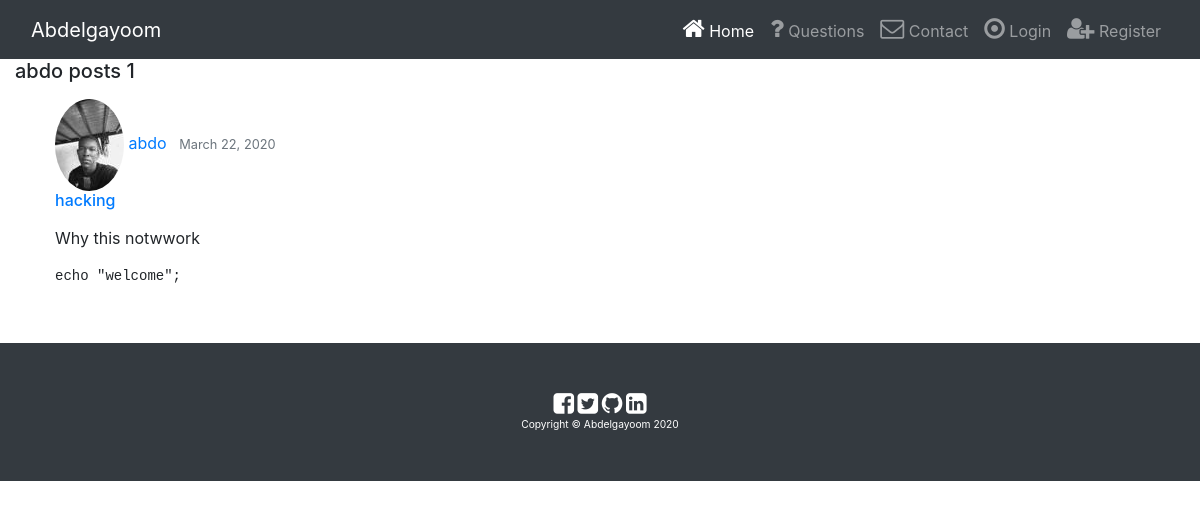
Page /user_post/abdo/ on the earlier database version.
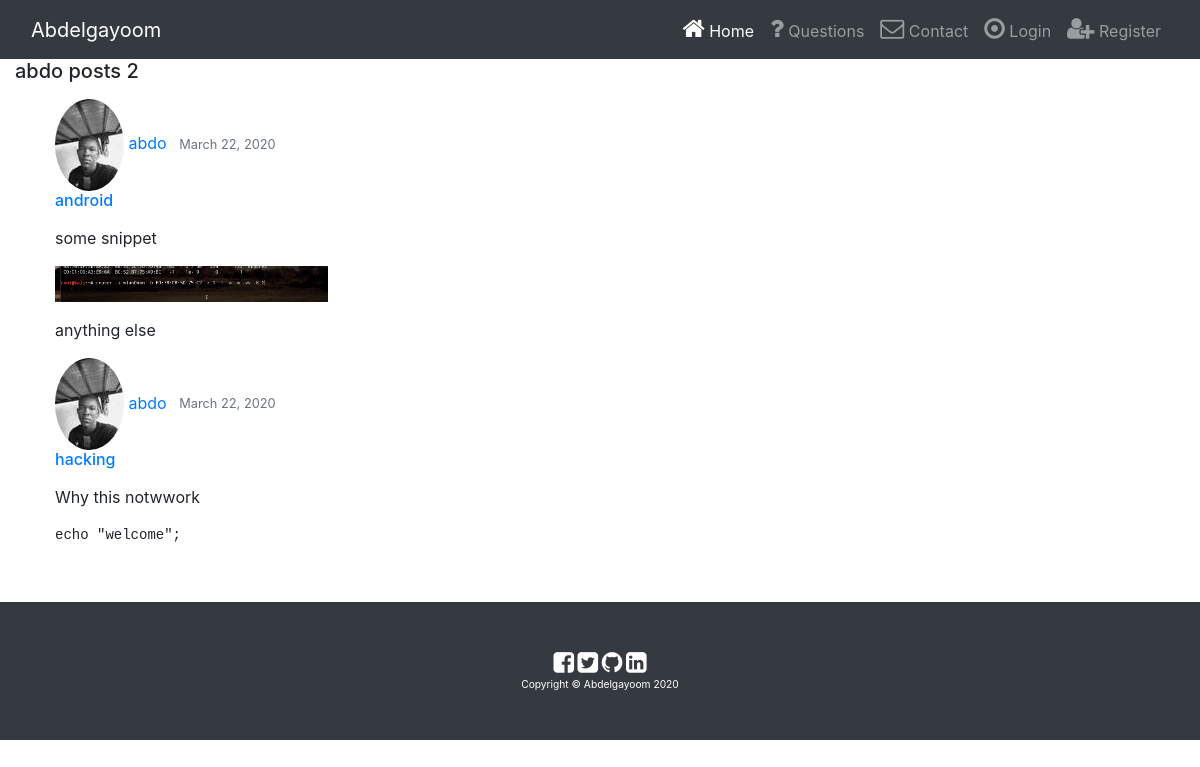
Same page on the later database version.
### blog/models.py (models this page shows, shortened)
class Posts(models.Model):
    title = models.CharField(max_length=20)
    subject = RichTextUploadingField()
    date_post = models.DateTimeField(default=timezone.now, editable=False)
    author = models.ForeignKey(User, on_delete=models.CASCADE)

### users/models.py (models this page shows, shortened)
class Profile(models.Model):
    user = models.OneToOneField(User, on_delete=models.CASCADE)
    bio = models.CharField(max_length=100, blank=True, null=True)
    image = models.ImageField(upload_to='profile_images', default='default.jpg', blank=True, null=True)

### blog/views.py (the view)
# urls.py: path('user_post/<str:username>/', views.UserPostListView.as_view(), name='user_posts'),
class UserPostListView(ListView):
    model = Posts
    template_name = 'blog/user_posts.html'
    context_object_name = 'posts'
    paginate_by = 5
    def get_queryset(self):
        user = get_object_or_404(User, username=self.kwargs.get('username'))
        return Posts.objects.filter(author=user).order_by('-date_post')

### blog/templates/blog/user_posts.html (shortened to what this page needs)
{% extends "blog/base.html" %}
{% block body %}
    <h5 class="mb-3"> {{ view.kwargs.username }} posts {{ page_obj.paginator.count }}</h5>
    {% for post in posts %}
       <ul>
          <img class="rounded-circle article-img" src="{{ post.author.profile.image.url }}">
              <a class="mr-2" href="{% url 'blog:user_posts' post.author.username %}">{{ post.author }}</a>
              <small class="text-muted">{{ post.date_post|date:"F d, Y" }}</small>
            <h6><a class="article-title" href="{% url 'blog:detail' post.id %}">{{ post.title }}</a></h6>
            <p class="article-content">{{ post.subject | safe }}</p>
       </ul>
    {% endfor %}
{% endblock  %}

Differences in the rows shown:
added Posts: author.profile.image (picture), author "abdo", date_post "March 22, 2020", title "android", subject "some snippet anything else", subject (picture)
Other differences:
{{ page_obj.paginator.count }}: "1" → "2"
